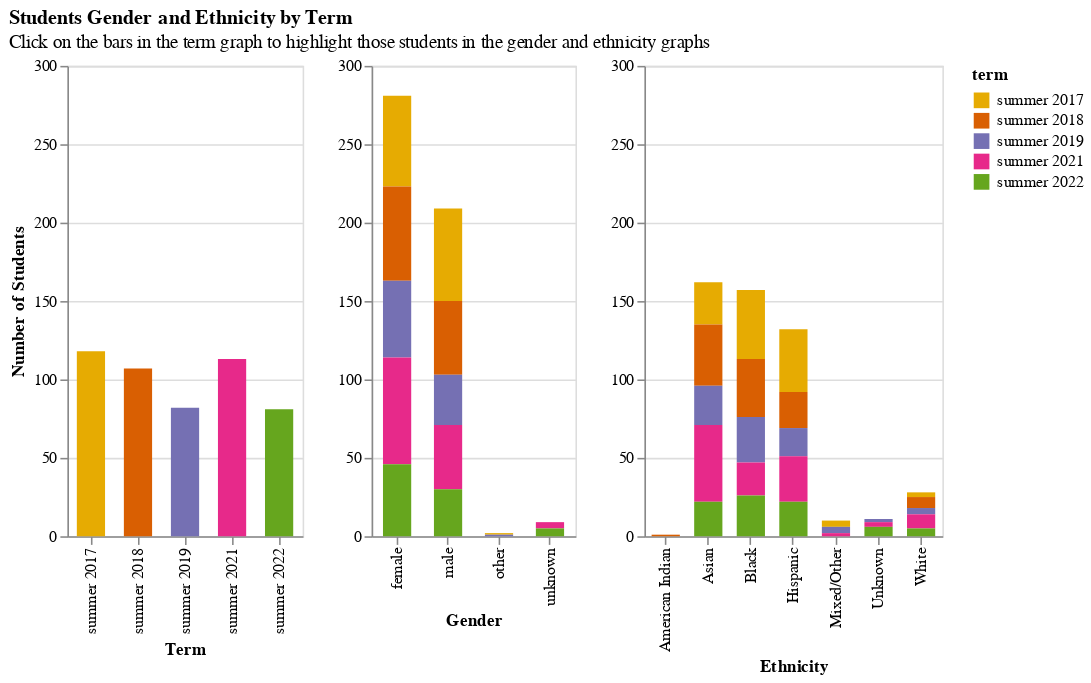

The notebook cell saved with this chart:
### Code cell
click = alt.selection_multi(encodings=['x'])

domain = ["summer 2017", "summer 2018", "summer 2019", "summer 2021", "summer 2022"]
range_ = ["#e6ab02", "#d95f02", "#7570b3", "#e7298a", "#66a61e"]

base = alt.Chart(summer_df).mark_bar(size=18).encode(
    y = alt.Y("count()", scale=alt.Scale(domain=(0, 300)),
             axis=alt.Axis(title='Number of Students')),
    x = alt.X('term', axis=alt.Axis(title = "Term")),
    color = alt.condition(click, 'term', alt.value('lightgray'), scale=alt.Scale(domain=domain, range=range_))
).add_selection(
    click
).properties(
    height=300,
    width=150
)

gender = alt.Chart(summer_df).mark_bar(size=18).encode(
    y = alt.Y("count()", scale=alt.Scale(domain=(0, 300)),
             axis=alt.Axis(title='')),
    x = alt.X("gender", axis=alt.Axis(title="Gender")),
    color = alt.Color("term", scale=alt.Scale(domain=domain, range=range_))
).transform_filter(
    click
).properties(
    height=300,
    width=130
)

ethnicity = alt.Chart(summer_df_2).mark_bar(size=18).encode(
    y = alt.Y("count()", scale=alt.Scale(domain=(0, 300)),
             axis=alt.Axis(title='')),
    x = alt.X("ethnicity", axis = alt.Axis(title="Ethnicity")), 
    color = alt.Color("term", scale=alt.Scale(domain=domain, range=range_))
).transform_filter(
    click
).properties(
    height=300,
    width=190
)

combo = base|gender|ethnicity

combo.properties(
    title={"text": "Students Gender and Ethnicity by Term",
          "subtitle": "Click on the bars in the term graph to highlight those students in the gender and ethnicity graphs"}
   
)

### Figure 1 — Vega-Lite specification as saved in the notebook (floating-point values rounded to 4 significant figures; data arrays with more than 128 entries replaced by an {"elided": "..."} marker saying what was removed)
{"config": {"view": {"continuousWidth": 300, "continuousHeight": 300}}, "hconcat": [{"mark": {"type": "bar", "size": 18}, "encoding": {"color": {"condition": {"param": "param_1", "field": "term", "scale": {"domain": ["summer 2017", "summer 2018", "summer 2019", "summer 2021", "summer 2022"], "range": ["#e6ab02", "#d95f02", "#7570b3", "#e7298a", "#66a61e"]}, "type": "nominal"}, "value": "lightgray"}, "x": {"axis": {"title": "Term"}, "field": "term", "type": "nominal"}, "y": {"aggregate": "count", "axis": {"title": "Number of Students"}, "scale": {"domain": [0, 300]}, "type": "quantitative"}}, "height": 300, "name": "view_1", "width": 150}, {"mark": {"type": "bar", "size": 18}, "encoding": {"color": {"field": "term", "scale": {"domain": ["summer 2017", "summer 2018", "summer 2019", "summer 2021", "summer 2022"], "range": ["#e6ab02", "#d95f02", "#7570b3", "#e7298a", "#66a61e"]}, "type": "nominal"}, "x": {"axis": {"title": "Gender"}, "field": "gender", "type": "nominal"}, "y": {"aggregate": "count", "axis": {"title": ""}, "scale": {"domain": [0, 300]}, "type": "quantitative"}}, "height": 300, "transform": [{"filter": {"param": "param_1"}}], "width": 130}, {"data": {"name": "data-c7bb609a8e02377a67d56d12fe2567d0"}, "mark": {"type": "bar", "size": 18}, "encoding": {"color": {"field": "term", "scale": {"domain": ["summer 2017", "summer 2018", "summer 2019", "summer 2021", "summer 2022"], "range": ["#e6ab02", "#d95f02", "#7570b3", "#e7298a", "#66a61e"]}, "type": "nominal"}, "x": {"axis": {"title": "Ethnicity"}, "field": "ethnicity", "type": "nominal"}, "y": {"aggregate": "count", "axis": {"title": ""}, "scale": {"domain": [0, 300]}, "type": "quantitative"}}, "height": 300, "transform": [{"filter": {"param": "param_1"}}], "width": 190}], "data": {"name": "data-8f25138a08367bc797ea5ac22cc3127e"}, "params": [{"name": "param_1", "select": {"type": "point", "encodings": ["x"]}, "views": ["view_1"]}], "title": {"text": "Students Gender and Ethnicity by Term", "subtitle": "Click on the bars in the term graph to highlight those students in the gender and ethnicity graphs"}, "$schema": "https://vega.github.io/schema/vega-lite/v5.6.1.json", "datasets": {"data-8f25138a08367bc797ea5ac22cc3127e": {"elided": "501 records"}, "data-c7bb609a8e02377a67d56d12fe2567d0": {"elided": "501 records"}}}
